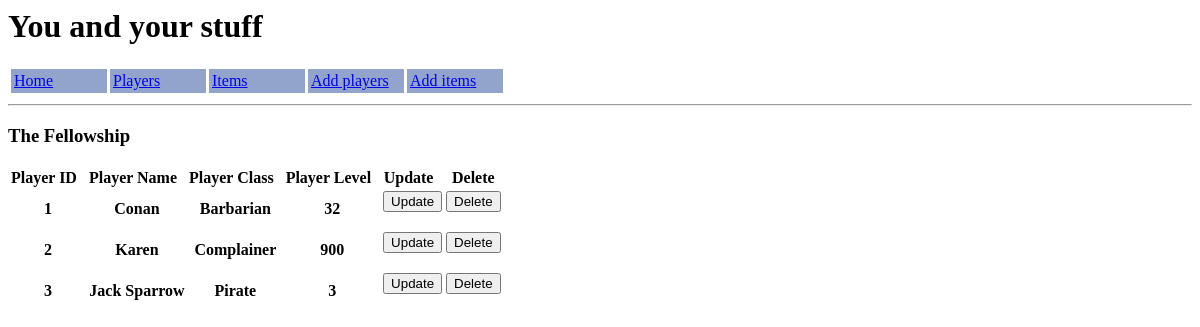
Page /players on the earlier database version.
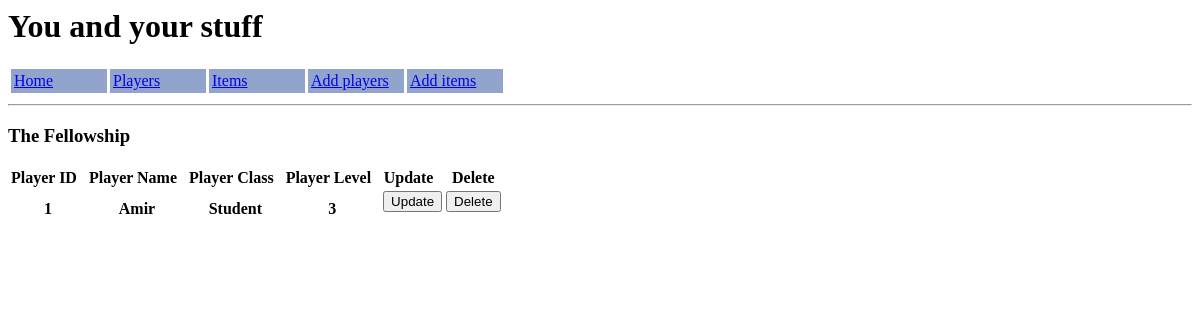
Same page on the later database version.
### application/models.py (models this page shows)
class Players(db.Model):
    player_id       =   db.Column(db.Integer, primary_key=True)
    player_name     =   db.Column(db.String(50), nullable=False)
    player_class    =   db.Column(db.String(50), unique=False, nullable=False)
    level           =   db.Column(db.Integer, nullable=False)
    items           =   db.relationship('Items', backref='playersref')

### application/routes.py (the view)
@app.route("/players", methods=["GET", "POST"])
def showplayers():
    form = PlayersForm()
    players_sorted  = Players.query.order_by(Players.player_id).all()
    return render_template("players.html", form=form, all_players=players_sorted, title="The Fellowship")

### application/forms.py
class PlayersForm(FlaskForm):
    player_name         =   StringField('Player Name', validators=[DataRequired()])
    player_class        =   StringField('Player Class', validators=[DataRequired()])
    level               =   IntegerField('Player level', validators=[DataRequired()])
    submit              =   SubmitField('Submit')
    update              =   SubmitField('Update')
    delete              =   SubmitField('Delete')

### application/templates/players.html (shortened to what this page needs)
{% extends "body.html" %}
{% block body %}
<h3>{{ title }}</h3>
    <div class='showplayers'>
        <table>
            <tr>
                <th>Player ID&nbsp;&nbsp;</th>
                <th>Player Name&nbsp;&nbsp;</th>
                <th>Player Class&nbsp;&nbsp;</th>
                <th>Player Level&nbsp;&nbsp;</th>
                <th>Update&nbsp;&nbsp;</th>
                <th>Delete</th>
            </tr>
            {% for players in all_players %}
                <tr>
                    <th>{{ players.player_id }}</th>
                    <th>{{ players.player_name }}</th>
                    <th>{{ players.player_class }}</th>
                    <th>{{ players.level }}</th>
                    <th><form action='{{ url_for('update_player', player_id=players.player_id) }}'>
                    <input type=submit value="Update"></form></th>
                    <th><form action='{{ url_for('deleteplayers', player_id=players.player_id) }}'>
                    <input type=submit value="Delete"></form></th>
                </tr>
            {% endfor %}
        </table>
    </div>
{% endblock body %}

Differences in the rows shown:
removed Players: player_id "2", player_name "Karen", player_class "Complainer", level "900"
removed Players: player_id "3", player_name "Jack Sparrow", player_class "Pirate", level "3"
changed Players id 1: player_name "Conan" → "Amir"; player_class "Barbarian" → "Student"; level "32" → "3"
